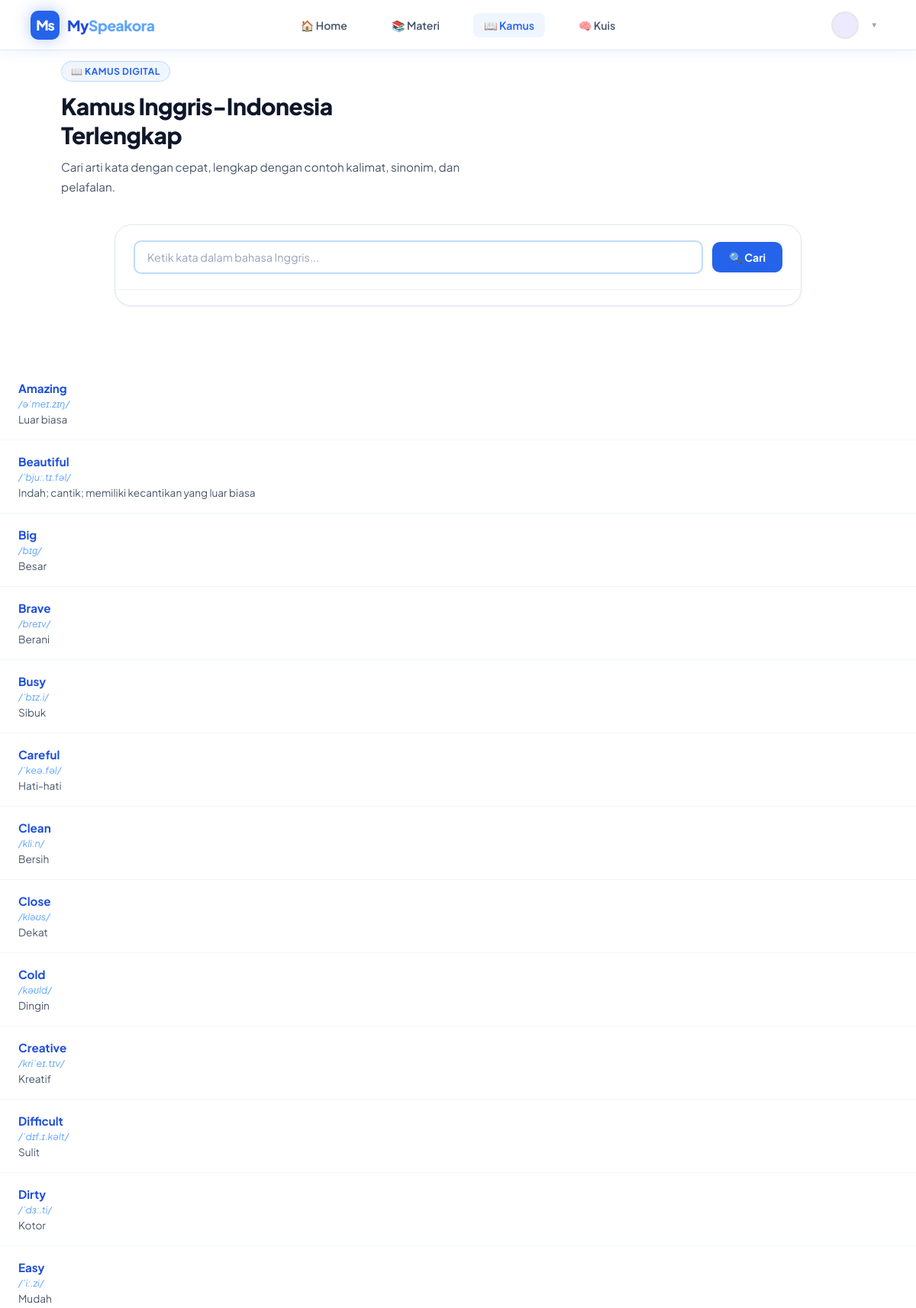
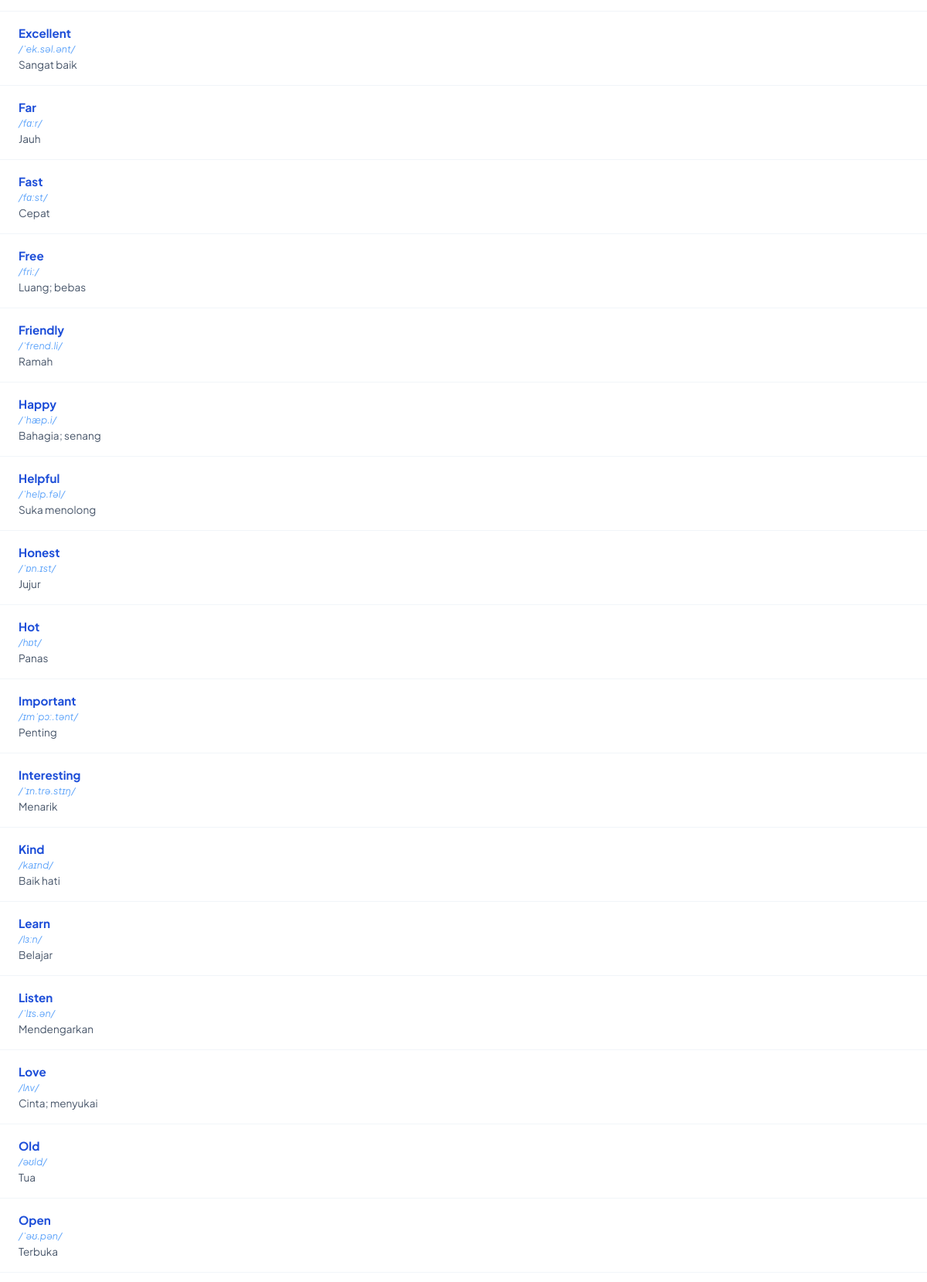
/kamus.php (signed in, upper part), run on the app's committed database (2 pictures, top to bottom).
### tables this page shows
CREATE TABLE `kamus` (
  `id` int(11) NOT NULL,
  `kata_inggris` varchar(100) NOT NULL,
  `fonetik` varchar(100) DEFAULT NULL,
  `arti_indonesia` varchar(255) NOT NULL,
  `created_at` timestamp NOT NULL DEFAULT current_timestamp()
);

### kamus.php (the view, shortened to what this page needs)
<?php
require_once 'koneksi.php';
?>
<!DOCTYPE html>
<html lang="id">
<head>
  <link rel="stylesheet" href="./css/style.css"/>
</head>
<body>
<?php include 'navbar.php'; ?>
<section id="kamus">
  <div class="container">
  <div class="section-tag">📖 Kamus Digital</div>
  <h2 class="section-title">Kamus Inggris-Indonesia<br>Terlengkap</h2>
  <p class="section-sub">Cari arti kata dengan cepat, lengkap dengan contoh kalimat, sinonim, dan pelafalan.</p>
  <div class="kamus-box">
    <div class="kamus-search">
      <input
        type="text"
        id="kamusInput"
        placeholder="Ketik kata dalam bahasa Inggris..."
        onkeyup="searchKamus()"
      />
      <button onclick="searchKamus()">🔍 Cari</button>
    </div>
   <div class="kamus-results" id="kamusResults">
</div>
    </div>
</section>
<?php
$query = mysqli_query($conn, "SELECT * FROM kamus ORDER BY kata_inggris ASC");
while($row = mysqli_fetch_assoc($query)):
?>
<div class="kamus-item">
  <div>
    <div class="k-word"><?= htmlspecialchars($row['kata_inggris']) ?></div>
    <div class="k-phonetic">
      <?= htmlspecialchars($row['fonetik']) ?>
    </div>
    <div class="k-meaning">
      <?= htmlspecialchars($row['arti_indonesia']) ?>
    </div>
  </div>
</div>
<?php endwhile; ?>
</body>
</html>

### navbar.php (shortened to what this page needs)
<?php
$isLoggedIn = isset($_SESSION['loggedin']) && $_SESSION['loggedin'] === true;
$username   = $isLoggedIn ? htmlspecialchars($_SESSION['username'] ?? '') : '';
$foto       = $isLoggedIn ? ($_SESSION['foto'] ?? '') : '';
$inisial = $isLoggedIn ? mb_strtoupper(mb_substr($_SESSION['nama_depan'] ?? $username, 0, 1)) : '';
$currentPage = basename($_SERVER['PHP_SELF']);
?>
<nav id="navbar">
  <a class="nav-logo" href="index.php">
    <div class="nav-logo-icon">Ms</div>
    <span class="nav-logo-text">My<span>Speakora</span></span>
  </a>
  <ul class="nav-links">
    <li><a href="index.php"  <?= $currentPage==='index.php'  ? 'class="active"':'' ?>>🏠 Home</a></li>
    <?php if ($isLoggedIn): ?>
    <li><a href="materi.php" <?= $currentPage==='materi.php' ? 'class="active"':'' ?>>📚 Materi</a></li>
    <li><a href="kamus.php"  <?= $currentPage==='kamus.php'  ? 'class="active"':'' ?>>📖 Kamus</a></li>
    <li><a href="kuis.php"   <?= $currentPage==='kuis.php'   ? 'class="active"':'' ?>>🧠 Kuis</a></li>
    <?php endif; ?>
  </ul>
  <div class="nav-auth">
    <?php if ($isLoggedIn): ?>
      <div class="profile-dropdown-wrap" id="pdWrap">
        <button class="profile-dropdown-trigger" onclick="togglePd(event)" aria-haspopup="true" aria-expanded="false">
          <?php if (!empty($foto) && file_exists($foto)): ?>
            <img class="pd-photo" src="<?= htmlspecialchars($foto) ?>" alt="Foto Profil">
          <?php else: ?>
            <div class="pd-initials-circle"><?= $inisial ?></div>
          <?php endif; ?>
          <span class="pd-chevron">▼</span>
        </button>
      </div>
    <?php else: ?>
      <a class="btn-login"    onclick="openModal('login')">Login</a>
      <a class="btn-register" onclick="openModal('register')">Register</a>
    <?php endif; ?>
  </div>
</nav>

### css/style.css (style rules this page uses)
:root { --blue-50: #eff6ff; --blue-100: #dbeafe; --blue-200: #bfdbfe; --blue-400: #60a5fa; --blue-500: #3b82f6; --blue-600: #2563eb; --blue-700: #1d4ed8; --blue-800: #1e40af; --blue-900: #1e3a8a; --white: #ffffff; --gray-50: #f8fafc; --gray-100: #f1f5f9; --gray-200: #e2e8f0; --gray-400: #94a3b8; --gray-500: #64748b; --gray-600: #475569; --gray-700: #334155; --gray-900: #0f172a; --shadow-sm: 0 1px 3px rgba(37,99,235,.08), 0 1px 2px rgba(37,99,235,.04); --shadow-md: 0 4px 16px rgba(37,99,235,.12), 0 2px 8px rgba(37,99,235,.06); --shadow-lg: 0 10px 40px rgba(37,99,235,.18), 0 4px 16px rgba(37,99,235,.1); --radius: 14px; --radius-lg: 22px; }
* { margin: 0; padding: 0; box-sizing: border-box; }
body { font-family: 'Plus Jakarta Sans', sans-serif; background: rgb(255, 255, 255) !important; color: var(--gray-900); overflow-x: hidden; }
nav { position: fixed; top: 0; left: 0; right: 0; z-index: 100; background: rgba(255,255,255,.92); backdrop-filter: blur(16px); border-bottom: 1px solid var(--blue-100); padding: 0 5%; display: flex; align-items: center; justify-content: space-between; height: 66px; box-shadow: 0 2px 20px rgba(37,99,235,.07); }
.nav-logo { display: flex; align-items: center; gap: 10px; text-decoration: none; }
.nav-logo-icon { width: 38px; height: 38px; background: var(--blue-600); border-radius: 10px; display: flex; align-items: center; justify-content: center; color: white; font-size: 18px; font-weight: 800; letter-spacing: -1px; box-shadow: 0 0 20px rgba(37,99,235,.35); animation: logoFloat 2s ease-in-out infinite; }
.nav-logo-text { font-size: 1.2rem; font-weight: 800; color: var(--blue-700); letter-spacing: -.5px; }
.nav-logo-text span { color: var(--blue-400); }
.nav-links { display: flex; align-items: center; gap: 4px; list-style: none; }
.nav-links a { text-decoration: none; color: var(--gray-600); font-size: .88rem; font-weight: 600; padding: 7px 14px; border-radius: 8px; transition: all .2s; }
.nav-links a:hover, .nav-links a.active { background: var(--blue-50); color: var(--blue-600); }
.nav-auth { display: flex; gap: 10px; align-items: center; }
section { padding: 80px 5%; }
.section-tag { display: inline-flex; align-items: center; gap: 6px; font-size: .75rem; font-weight: 700; color: var(--blue-600); background: var(--blue-50); border: 1px solid var(--blue-200); padding: 5px 12px; border-radius: 99px; letter-spacing: .5px; text-transform: uppercase; margin-bottom: 14px; }
.section-title { font-size: clamp(1.6rem, 2.5vw, 2.2rem); font-weight: 800; letter-spacing: -.5px; line-height: 1.25; }
.section-sub { font-size: .95rem; color: var(--gray-600); margin-top: 10px; line-height: 1.7; max-width: 540px; }
.kamus-box { margin-top: 36px; max-width: 900px; margin-left: auto; margin-right: auto; background: white; border-radius: var(--radius-lg); border: 1px solid var(--gray-200); overflow: hidden; box-shadow: var(--shadow-sm); }
.kamus-search { padding: 20px 24px; border-bottom: 1px solid var(--gray-100); display: flex; gap: 12px; align-items: center; }
.kamus-search input { flex: 1; border: 2px solid var(--blue-200); border-radius: 10px; padding: 11px 16px; font-family: inherit; font-size: .9rem; color: var(--gray-900); outline: none; transition: border-color .2s; }
.kamus-search input::placeholder { color: var(--gray-400); }
.kamus-search button { background: var(--blue-600); color: white; border: none; border-radius: 10px; padding: 11px 22px; font-weight: 700; font-size: .88rem; cursor: pointer; transition: all .2s; font-family: inherit; }
.kamus-results { padding: 10px 0; }
.kamus-item { padding: 18px 24px; border-bottom: 1px solid var(--gray-100); display: flex; justify-content: space-between; align-items: flex-start; transition: background .15s; cursor: default; }
.k-word { font-weight: 700; font-size: .95rem; color: var(--blue-700); }
.k-phonetic { font-size: .78rem; color: var(--blue-400); margin-top: 3px; font-style: italic; }
.k-meaning { font-size: .85rem; color: var(--gray-600); margin-top: 4px; }
.container { max-width:1200px; margin:0 auto; padding:0 20px; }
#navbar { position:fixed; top:0; left:0; width:100%; display:flex; align-items:center; padding:15px 40px; background:#fff; z-index:1000; box-sizing:border-box; }
.nav-logo { flex:1; }
.nav-links { position:absolute; left:50%; transform:translateX(-50%); display:flex; gap:30px; list-style:none; margin:0; padding:0; }
.nav-auth { margin-left:auto; display:flex; align-items:center; gap:10px; }

### data on the page
kamus: kata_inggris "Amazing", fonetik "/əˈmeɪ.zɪŋ/", arti_indonesia "Luar biasa"
kamus: kata_inggris "Beautiful", fonetik "/ˈbjuː.tɪ.fəl/", arti_indonesia "Indah; cantik; memiliki kecantikan yang luar biasa"
kamus: kata_inggris "Big", fonetik "/bɪɡ/", arti_indonesia "Besar"
kamus: kata_inggris "Brave", fonetik "/breɪv/", arti_indonesia "Berani"
kamus: kata_inggris "Busy", fonetik "/ˈbɪz.i/", arti_indonesia "Sibuk"
kamus: kata_inggris "Careful", fonetik "/ˈkeə.fəl/", arti_indonesia "Hati-hati"
kamus: kata_inggris "Clean", fonetik "/kliːn/", arti_indonesia "Bersih"
kamus: kata_inggris "Close", fonetik "/kləʊs/", arti_indonesia "Dekat"
kamus: kata_inggris "Cold", fonetik "/kəʊld/", arti_indonesia "Dingin"
kamus: kata_inggris "Creative", fonetik "/kriˈeɪ.tɪv/", arti_indonesia "Kreatif"
kamus: kata_inggris "Difficult", fonetik "/ˈdɪf.ɪ.kəlt/", arti_indonesia "Sulit"
kamus: kata_inggris "Dirty", fonetik "/ˈdɜː.ti/", arti_indonesia "Kotor"
kamus: kata_inggris "Easy", fonetik "/ˈiː.zi/", arti_indonesia "Mudah"
kamus: kata_inggris "Excellent", fonetik "/ˈek.səl.ənt/", arti_indonesia "Sangat baik"
kamus: kata_inggris "Far", fonetik "/fɑːr/", arti_indonesia "Jauh"
kamus: kata_inggris "Fast", fonetik "/fɑːst/", arti_indonesia "Cepat"
kamus: kata_inggris "Free", fonetik "/friː/", arti_indonesia "Luang; bebas"
kamus: kata_inggris "Friendly", fonetik "/ˈfrend.li/", arti_indonesia "Ramah"
kamus: kata_inggris "Happy", fonetik "/ˈhæp.i/", arti_indonesia "Bahagia; senang"
kamus: kata_inggris "Helpful", fonetik "/ˈhelp.fəl/", arti_indonesia "Suka menolong"
kamus: kata_inggris "Honest", fonetik "/ˈɒn.ɪst/", arti_indonesia "Jujur"
kamus: kata_inggris "Hot", fonetik "/hɒt/", arti_indonesia "Panas"
kamus: kata_inggris "Important", fonetik "/ɪmˈpɔː.tənt/", arti_indonesia "Penting"
kamus: kata_inggris "Interesting", fonetik "/ˈɪn.trə.stɪŋ/", arti_indonesia "Menarik"
kamus: kata_inggris "Kind", fonetik "/kaɪnd/", arti_indonesia "Baik hati"
kamus: kata_inggris "Learn", fonetik "/lɜːn/", arti_indonesia "Belajar"
kamus: kata_inggris "Listen", fonetik "/ˈlɪs.ən/", arti_indonesia "Mendengarkan"
kamus: kata_inggris "Love", fonetik "/lʌv/", arti_indonesia "Cinta; menyukai"
kamus: kata_inggris "Old", fonetik "/əʊld/", arti_indonesia "Tua"
kamus: kata_inggris "Open", fonetik "/ˈəʊ.pən/", arti_indonesia "Terbuka"
